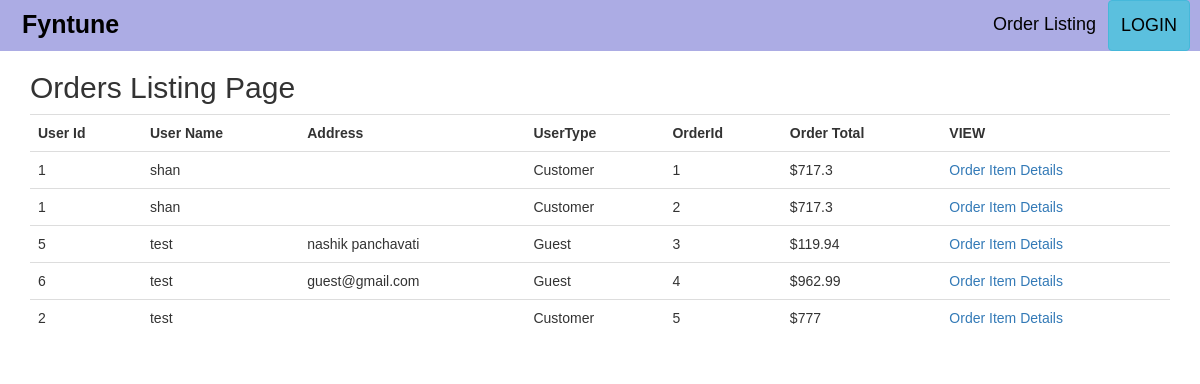
Page /index.php/user/order_listing on the committed database.
### tables this page shows
CREATE TABLE `orders` (
  `id` int(11) NOT NULL,
  `total` float NOT NULL,
  `user_id` int(11) NOT NULL,
  `user_type` tinyint(4) NOT NULL
);

CREATE TABLE `users` (
  `id` int(10) NOT NULL,
  `name` varchar(50) NOT NULL,
  `email` text NOT NULL,
  `phone` varchar(20) NOT NULL,
  `password` varchar(50) NOT NULL,
  `address` text NOT NULL,
  `user_type` tinyint(4) NOT NULL COMMENT '1=guest,0=customer'
);

### application/controllers/User.php (called while the page is built, shortened)
<?php
class User extends CI_Controller {
	public function __construct(){
		$this->load->model('Operation_model','operations');
	}
	public function order_listing(){
		$userProductDetails=$this->operations->getUserOrderDetails();
		$data['userProductDetails']=$userProductDetails;
		$data['title']='Order Details';
		$this->load->view('order_listing',$data);
	}
}

### index.php (called while the page is built, shortened)
<?php
require_once BASEPATH.'core/CodeIgniter.php';

### application/models/Operation_model.php (called while the page is built, shortened)
<?php
class Operation_model extends CI_Model{
	public function getUserOrderDetails(){
		return $this->db->select('users.id,users.address,users.name,users.name,users.user_type as role,orders.id as order_id,orders.total,orders.user_type')
						->from('users')
						->join('orders','orders.user_id=users.id')
						->get()->result();
	}
}
?>

### application/views/order_listing.php (the view, shortened to what this page needs)
<!DOCTYPE html>
<html>
<head>
</head>
<link rel="stylesheet" href="https://maxcdn.bootstrapcdn.com/bootstrap/3.4.1/css/bootstrap.min.css">
<body>
	<?php  $this->load->view('header');  ?>
	<div class="container">
	<p><h2>Orders Listing Page</h2></p>
		 <table class="table" >
		  <tr>
		  	<th>User Id </th>
		  	<th>User Name </th>
		  	 <th>Address</th>
		  	<th>UserType</th>
		    <th>OrderId</th>
		    <th>Order Total</th>
		    <th>VIEW</th>
		  </tr>
		  <?php if(empty($userProductDetails)){
		  	 echo "<tr><td>Record Not Found</td></tr>";
		    }else { ?>
		  <?php
		  foreach($userProductDetails as $userProductDetail ) { ?>
		  <tr>
		  	<td><?php echo $userProductDetail->id; ?></td>
		  	<td><?php echo $userProductDetail->name; ?></td>
		  	<td><?php echo $userProductDetail->address; ?></td>
		  	<td><?php
		    	if($userProductDetail->user_type==0){
		             echo "Customer";
		        }else{
		        	 echo "Guest";
		        }
		    ?></td>
		    <td><?php echo $userProductDetail->order_id; ?></td>
		    <td>$<?php echo $userProductDetail->total; ?></td>
		   <td>
		    	<?php echo anchor(base_url('user/item_details/'.$userProductDetail->order_id), 'Order Item Details', 'title="Details Info"');	?>
		    </td>
		  </tr>
		<?php }
	      } ?>
		 </table>
    </div>
</body>
</html>

### application/views/header.php (shortened to what this page needs)
<body>
<div class="header">
  <?php echo anchor(base_url(), 'Fyntune', ['class'=>"logo",'style'=>'']);  ?>
  <div class="header-right">
    <?php echo anchor(base_url('user/order_listing'), 'Order Listing', ['class'=>"",'style'=>'']);  ?>
    <?php if(($this->session->userdata['user_data']!='')) {
         echo "<span>".$this->session->userdata['user_data']['name']."<span>"; ?>
         <span><?php echo anchor(base_url('user/logout'), 'LOGOUT', ['class'=>"btn btn-info ",'style'=>'float:right']);  ?></span>
         <?php
     }else{
      ?>
      <span><?php echo anchor(base_url('user/login'), 'LOGIN', ['class'=>"btn btn-info ",'style'=>'float:right']);  ?></span>
      <?php  } ?>
  </div>
</div>

### application/views/header.php (style rules this page uses)
* { box-sizing: border-box; }
body { margin: 0; font-family: Arial, Helvetica, sans-serif; }
.header { overflow: hidden; background-color: #acace4; padding: 00px 10px; }
.header a { float: left; color: black; text-align: center; padding: 12px; text-decoration: none; font-size: 18px; line-height: 25px; border-radius: 4px; }
.header a.logo { font-size: 25px; font-weight: bold; }
.header-right { float: right; }

### rows in the picture
orders: user "1", user.name "shan", user_type "Customer", id "1", total "717.3", id "Order Item Details"
orders: user "1", user.name "shan", user_type "Customer", id "2", total "717.3", id "Order Item Details"
orders: user "5", user.name "test", user.address "nashik panchavati", user_type "Guest", id "3", total "119.94", id "Order Item Details"
orders: user "6", user.name "test", user.address "guest@gmail.com", user_type "Guest", id "4", total "962.99", id "Order Item Details"
orders: user "2", user.name "test", user_type "Customer", id "5", total "777", id "Order Item Details"

### other values in the picture
anchor(base_url(), 'Fyntune', ['class'=>"logo",'style'=>'']) "Fyntune"
